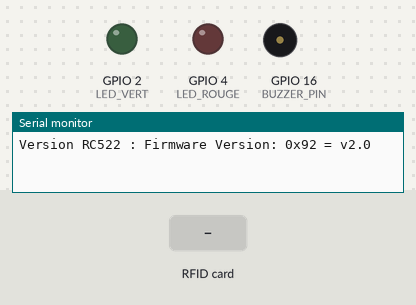
Recording of a program running on a simulated ESP32. Shown: output pins drawn as LEDs (lit = HIGH), buzzer (waves = sounding, pin HIGH), the last lines printed to the serial monitor. Dashed ring = blinking. Inputs (shaded band) come from the test bench.

Above: at 1.3 s.
1.4 s: RFID card 5E 7A 19 C4 held to the reader
At 1.48 s:
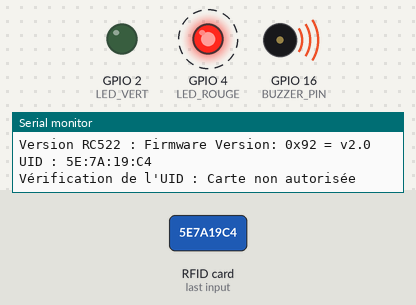
4.4 s: RFID card A3 D2 44 2B held to the reader
At 5.6 s:
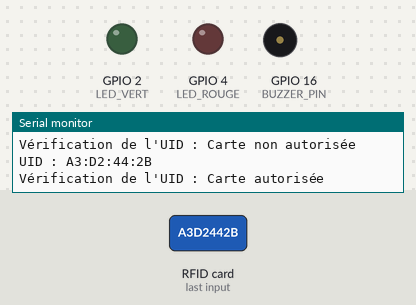
6.0 s: RFID card D3 25 4F A9 held to the reader
At 7.5 s:
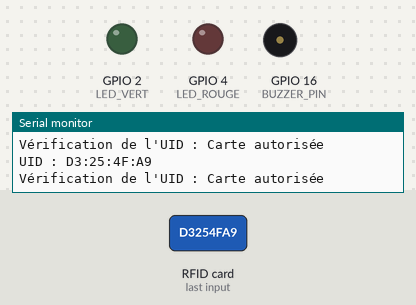
Timing chart, 0 to 9.0 s (numbered marks = the images above; inputs shaded):
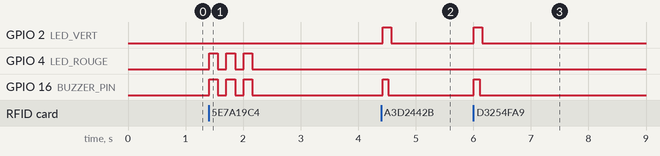

Measured:
- after the input at 1.4 s, GPIO 4 (LED_ROUGE), GPIO 16 (BUZZER_PIN): alternates HIGH for 0.15 s and LOW for 0.15 s, 6 changes in all, then stays LOW, starting at once
- after the input at 4.4 s, GPIO 2 (LED_VERT): LOW → HIGH at once, → LOW 0.15 s later; GPIO 16 (BUZZER_PIN): LOW → HIGH at once, → LOW 0.10 s later
- after the input at 6.0 s, GPIO 2 (LED_VERT): LOW → HIGH at once, → LOW 0.15 s later; GPIO 16 (BUZZER_PIN): LOW → HIGH at once, → LOW 0.10 s later

The program:

main.cpp
```cpp
#include "CapteurRFID.h"
#include <SPI.h>
#include <MFRC522.h>
#include "Config.h"
#include <Arduino.h>
#include "Signal.h"
#include "Clavier.h"


void setup() {
  Serial.begin(115200);
  setupRFID();
  signalInit();
  clavierinit();
}

void loop() {
  // Double tache pas de verification blocante ou prioritaire, on verifie le code du clavier et le code du RFID en meme temps
  verificationRFID();
  //int code = codedeverrification(1234);

}
```

CapteurRFID.h
```cpp
#pragma once

void setupRFID();
void verificationRFID();
```

Clavier.h
```cpp
#pragma once

int codedeverrification(const int code);
void clavierinit();
```

Signal.h
```cpp
#pragma once

void signalInit();
void signalAccepte();
void signalRefuse();
```

CapteurRFID.cpp
```cpp
#include "CapteurRFID.h"
#include <SPI.h>
#include <MFRC522.h>
#include "Config.h"
#include <Arduino.h>
#include "Signal.h"

static MFRC522 mfrc522(SS_PIN, RST_PIN);
static const byte authorizedCards[3][4] = {
  {0xA3, 0xD2, 0x44, 0x2B}, // Carte 1
  {0xD3, 0x25, 0x4F, 0xA9}, // Carte 2
  {0x13, 0xB9, 0xAA, 0xA5}  // Carte 3
};
static const uint8_t nbrAuthorizedCards = 3;

static bool uidAuthorized(const byte uid[4]) {
    Serial.print("Vérification de l'UID : ");
    bool match = true;
  for (uint8_t c = 0; c < nbrAuthorizedCards; c++) {
    bool match = true;
    for (uint8_t j = 0; j < 4; j++) {
      if (authorizedCards[c][j] != uid[j]) {
        match = false;
        break;
      }
    }
    if (match){
        return true;
    }
  }
  return false;
}

// afficharge de l'UID sur le moniteur série
static void printUID(const byte uid[4]) {
  Serial.print("UID : ");
  for (byte i = 0; i < 4; i++) {

    Serial.print(uid[i], HEX);
    if (i < 3) {
      Serial.print(":");
    }
  }
  Serial.println();
}

void setupRFID() {

    SPI.begin();
    mfrc522.PCD_Init();
    delay(100);
    Serial.print("Version RC522 : ");
    mfrc522.PCD_DumpVersionToSerial();


}

void verificationRFID(){

  if (!mfrc522.PICC_IsNewCardPresent() || !mfrc522.PICC_ReadCardSerial()) return;


  if (mfrc522.uid.size !=4) {
    signalRefuse();
    mfrc522.PICC_HaltA();
    return;
  }

  byte uid[4];
    for (byte i = 0; i < 4; i++) {
        uid[i] = mfrc522.uid.uidByte[i];
    }
    printUID(uid);
    mfrc522.PICC_HaltA();


    if (uidAuthorized(uid)) {
        Serial.println("Carte autorisée");
        signalAccepte();
    } else {
        Serial.println("Carte non autorisée");
        signalRefuse();
    }


}
```

Clavier.cpp
```cpp
#pragma once

#include <Arduino.h>
#include "Clavier.h"
#include "Config.h"
#include "Signal.h"
#include <Keypad.h>

const byte ROWS = 4;
const byte COLS = 4;
char hexaKeys[ROWS][COLS] = {
    {'1','2','3','A'},
    {'4','5','6','B'},
    {'7','8','9','C'},
    {'*','0','#','D'}
};
byte rowPins[ROWS] = {ROW1, ROW2, ROW3, ROW4};
byte colPins[COLS] = {COL1, COL2, COL3, COL4};

Keypad customKeypad = Keypad(makeKeymap(hexaKeys), rowPins, colPins, ROWS, COLS);

void clavierinit() {
    pinMode(ROW1, INPUT_PULLUP);
    pinMode(ROW2, INPUT_PULLUP);
    pinMode(ROW3, INPUT_PULLUP);
    pinMode(ROW4, INPUT_PULLUP);
    pinMode(COL1, OUTPUT);
    pinMode(COL2, OUTPUT);
    pinMode(COL3, OUTPUT);
    pinMode(COL4, OUTPUT);
  // Implementation for keyboard initialization
}

int codedeverrification(const int code) {
  // Lecture du code saisi sur le clavier
    String inputCode = "";
    while (inputCode.length() < 4) {
        char key = customKeypad.getKey();
        if (key) {
            inputCode += key;
            Serial.print(key); // Affiche le caractère saisi sur le moniteur série
            signalAccepte(); // Appel de la fonction pour signaler l'acceptation
        }
    }
    Serial.println(); // Affiche une ligne vide sur le moniteur série
  return 0;
}
```

Signal.cpp
```cpp
#pragma once

#include <Arduino.h>
#include "Signal.h"
#include "Config.h"

void signalInit() {
  pinMode(LED_VERT, OUTPUT);
  pinMode(BUZZER_PIN, OUTPUT);
  pinMode(LED_ROUGE, OUTPUT);
  digitalWrite(LED_VERT, LOW);
  digitalWrite(BUZZER_PIN, LOW);
}

void signalAccepte() {
  digitalWrite(LED_VERT, HIGH);
  digitalWrite(BUZZER_PIN, HIGH);
  delay(100);
  digitalWrite(BUZZER_PIN, LOW);
  delay(50);
  digitalWrite(LED_VERT, LOW);
}

void signalRefuse() {
  for (int i = 0; i < 3; i++) {
    digitalWrite(LED_ROUGE, HIGH);
    digitalWrite(BUZZER_PIN, HIGH);
    delay(150);
    digitalWrite(LED_ROUGE, LOW);
    digitalWrite(BUZZER_PIN, LOW);
    delay(150);
  }
}
```

Config.h
```cpp
#pragma once

//RF522
#define RST_PIN 22
#define SS_PIN 5


//Signale
#define LED_VERT 2
#define LED_ROUGE 4
#define BUZZER_PIN 16


//CLAVIER
#define ROW1 32
#define ROW2 33
#define ROW3 25
#define ROW4 14

#define COL1 26
#define COL2 27
#define COL3 12
#define COL4 13

//LCD
//#define LCD_SDA 21
//#define LCD_SCL 22

// Liste des cartes RFID autorisées (UID)
/*const byte authorizedCards[][4] = {
  {0xA3, 0xD2, 0x44, 0x2B}, // Carte 1
  {0xD3, 0x25, 0x4F, 0xA9}, // Carte 2
  {0x13, 0xB9, 0xAA, 0xA5}  // Carte 3
};*/
const byte authorizedCard1[4] = {0xA3, 0xD2, 0x44, 0x2B};
const byte authorizedCard2[4] = {0xD3, 0x25, 0x4F, 0xA9};
const byte authorizedCard3[4] = {0x13, 0xB9, 0xAA, 0xA5}; 
```
